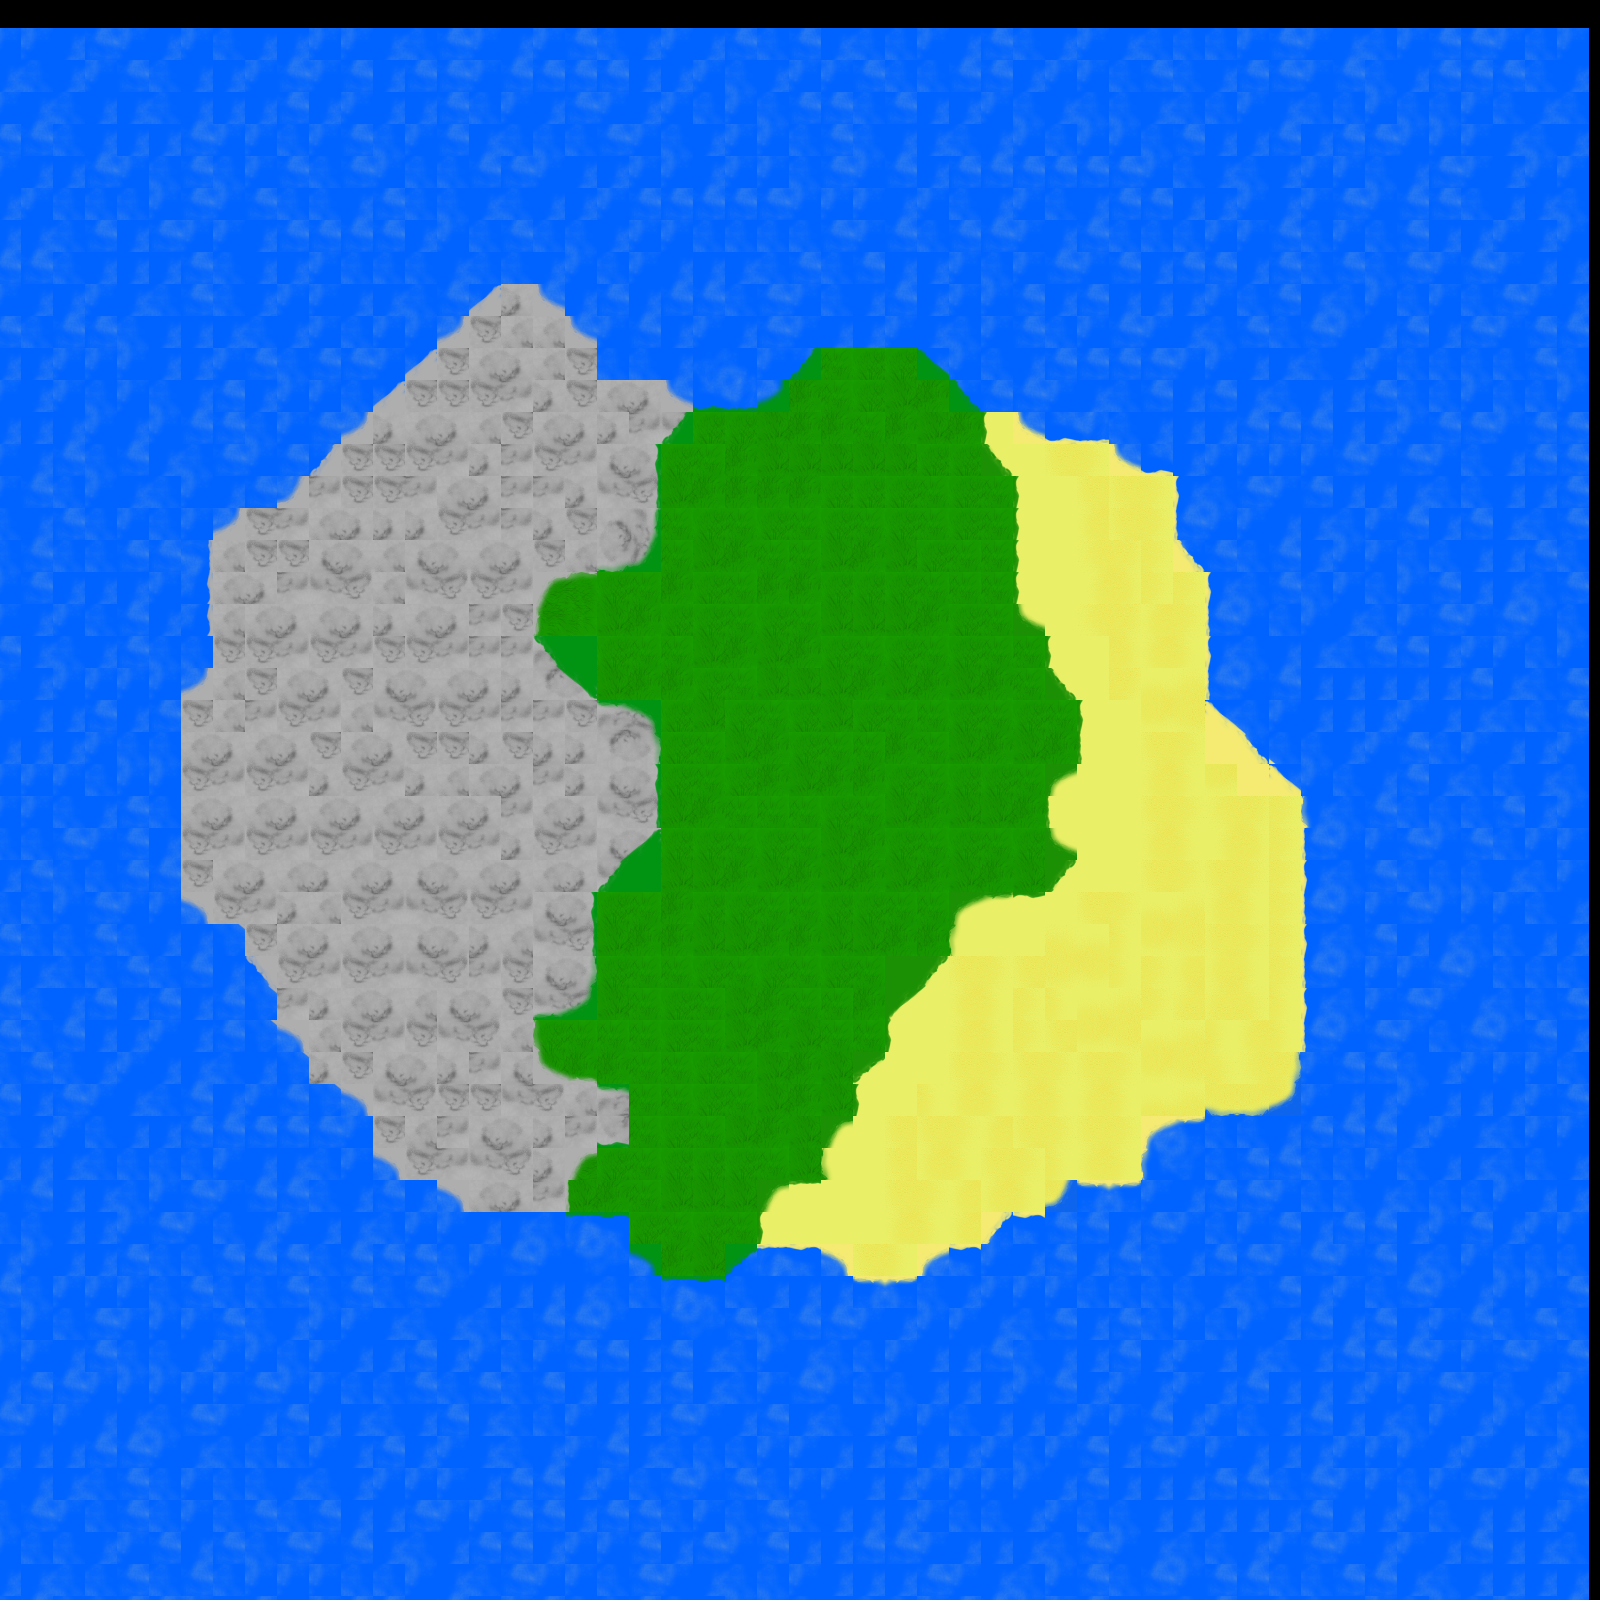

Rendered tile map (Tiled .tmx) drawn with the repository's tilesets; below, a short description and the map source with its tile grids summarised:
An orthogonal 50x50 tile map with 32x32 px tiles, 1 tile layer (Capa de patrones 1).

<map version="1.2" tiledversion="1.3.2" orientation="orthogonal" renderorder="right-down" compressionlevel="0" width="50" height="50" tilewidth="32" tileheight="32" infinite="0" nextlayerid="2" nextobjectid="1">
 <tileset firstgid="1" source="tileset.tsx" />
 <layer id="1" name="Capa de patrones 1" width="50" height="50" offsetx="-11" offsety="28">
  <data>[2500 cells, 2500 non-empty, 77 distinct tile ids]</data>
 </layer>
</map>
